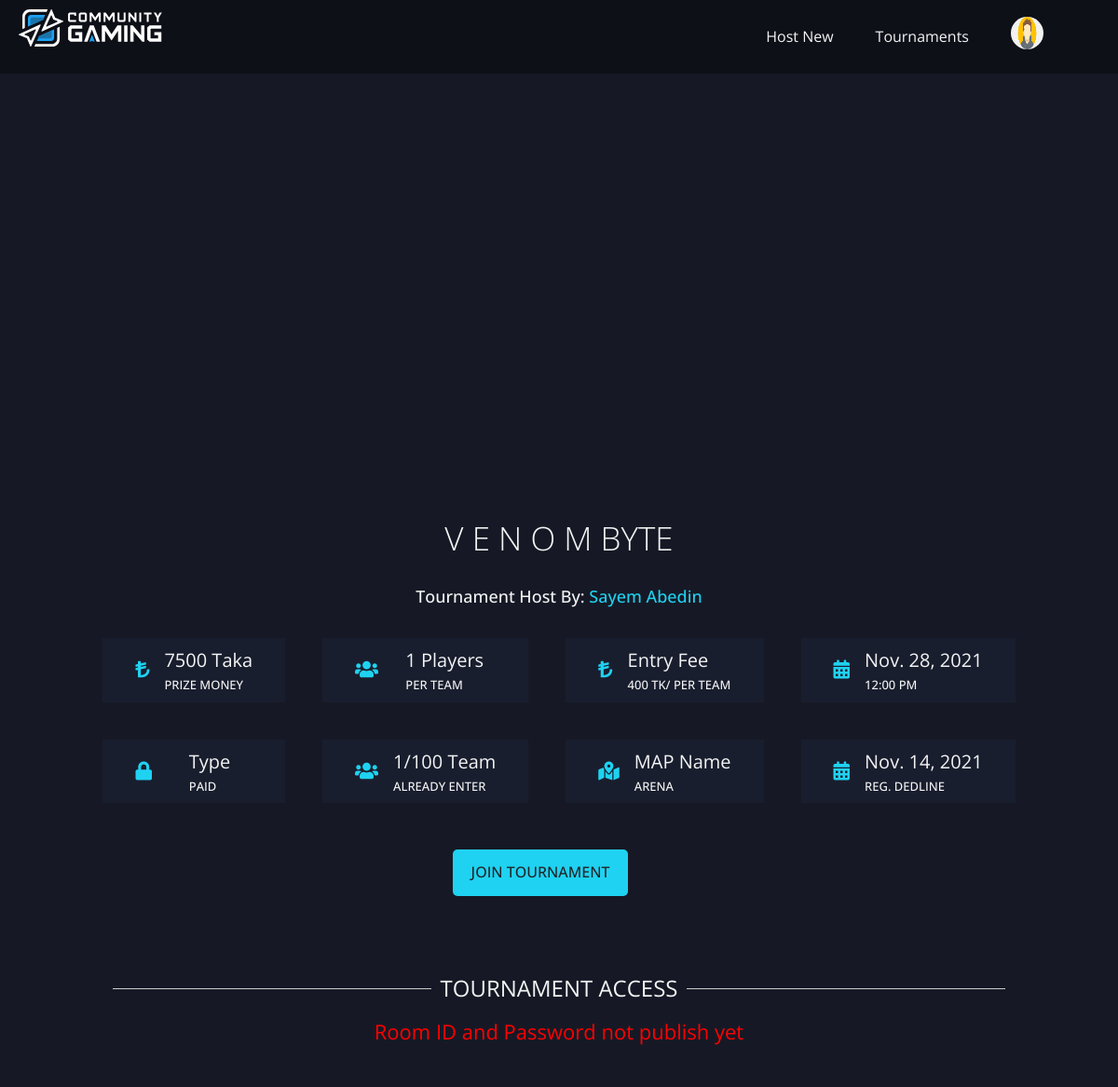
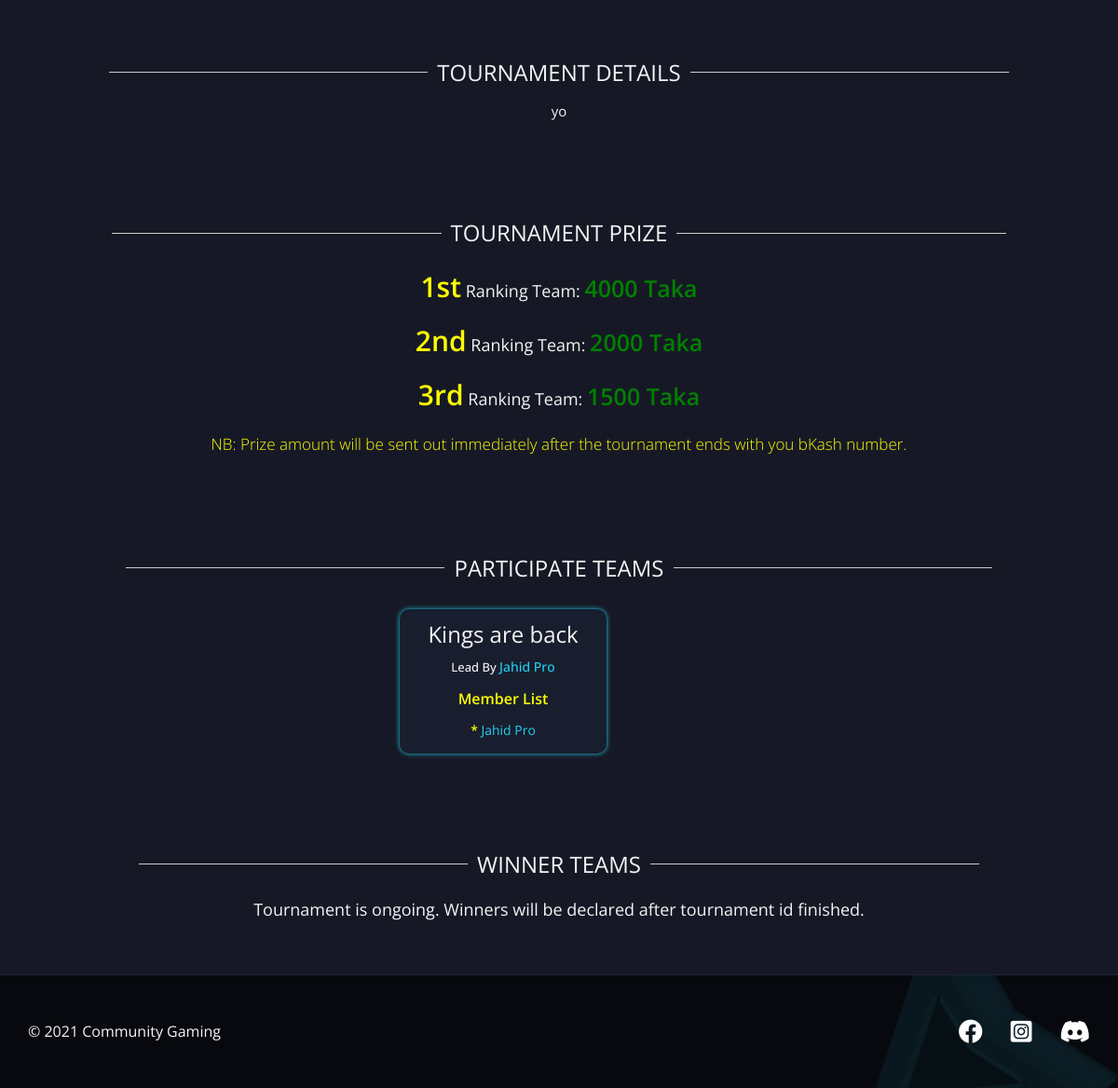
The app's page /tournament/20 (signed in) with its own data (2 pictures, top to bottom).
### tournaments/models.py (models this page shows, shortened)
class TournamentModel(models.Model):
    name = models.CharField(max_length=30)
    game_type = models.CharField(max_length=100)
    fee = models.IntegerField()
    first_prize = models.IntegerField()
    second_prize = models.IntegerField()
    third_prize = models.IntegerField()
    total_prize = models.IntegerField()
    last_reg_date = models.DateField()
    start_date = models.DateField()
    start_time = models.TimeField(default=default_time)
    tournament_image = models.ImageField(upload_to='tournament_image')
    creator = models.ForeignKey(User, on_delete=models.CASCADE, related_name='my_tournaments')  # many to one.
    required_rank = models.IntegerField()
    slots = models.IntegerField(default=25)
    team_type = models.CharField(max_length=3, default='4v4')
    description = models.CharField(max_length=500, default='This is match description')

class TeamsModel(models.Model):
    name = models.CharField(max_length=150, default='My Team')
    leader = models.ForeignKey(User,
                               on_delete=models.CASCADE,
                               related_name='leader')
    player1 = models.ForeignKey(User,
                                on_delete=models.CASCADE,
                                related_name='player1')
    player2 = models.ForeignKey(User,
                                on_delete=models.CASCADE,
                                related_name='player2')
    player3 = models.ForeignKey(User,
                                on_delete=models.CASCADE,
                                related_name='player3')
    tournament = models.ForeignKey(TournamentModel, on_delete=models.CASCADE, related_name='teams')
    bkash_payment_number = models.IntegerField()
    bkash_trxid = models.IntegerField()
    payment_ammount = models.FloatField()

### tournaments/views.py (the view, shortened to what this page needs)
# urls.py: path('<int:id>', SingleTournamentView.as_view(), name='single-tournament'),
class SingleTournamentView(View):
    def get(self, request, id):
        already_registered = False
        reg_time_passed = False
        room_form = RoomForm()
        winner_form = WinnerForm()
        tournament = TournamentModel.objects.get(id=id)
        teams = tournament.teams.all()
        if tournament.creator.id == request.user.id:
            is_creator = True
        else:
            is_creator = False
        for team in tournament.teams.all():
            if team.leader.id == request.user.id:
                already_registered = True
            if team.player1.id == request.user.id:
                already_registered = True
            if team.player2.id == request.user.id:
                already_registered = True
            if team.player3.id == request.user.id:
                already_registered = True
        if tournament.last_reg_date < date.today():
            reg_time_passed = True
        return render(request, 'tournaments/single-tournament.html', {
            'tournament': tournament,
            'prize': tournament.first_prize + tournament.second_prize + tournament.third_prize,
            'teams': teams,
            'per_team': tournament.team_type[0],
            'registered_team': teams.count(),
            'is_creator': is_creator,
            'already_registered': already_registered,
            'room_form': room_form,
            'winner_form': winner_form,
            'reg_time_passed': reg_time_passed
        })

### tournaments/templates/tournaments/single-tournament.html (shortened to what this page needs)
{% extends 'users_app/nav_bar.html' %}
{% load static %}
{% block css %}
    <link rel="stylesheet" href="{% static 'tournaments/css/single-tournament.css' %}"/>
{% endblock %}
{% block content %}
<section class="single-tournament">
    <div class="tournament-bg">
    </div>
</section>
<section class="tournament-details">
    <h2>{{ tournament.name }}</h2>
    <p>Tournament Host By: <span>{{ tournament.creator.get_full_name }}</span></p>
    <div class="info-card-container">
        <div class="info-card">
            <i class="fas fa-lira-sign"></i>
            <div class="info-details">
                <h5>{{ prize }} Taka</h5>
                <p>Prize Money</p>
            </div>
        </div>
        <div class="info-card">
            <i class="fas fa-users"></i>
            <div class="info-details">
                <h5>{{ per_team }} Players</h5>
                <p>Per Team</p>
            </div>
        </div>
        <div class="info-card">
            <i class="fas fa-lira-sign"></i>
            <div class="info-details">
                <h5>Entry Fee</h5>
                <p>{{ tournament.fee }} Tk/ Per Team</p>
            </div>
        </div>
        <div class="info-card">
            <i class="fas fa-calendar-alt"></i>
            <div class="info-details">
                <h5>{{ tournament.start_date }}</h5>
                <p>12:00 PM</p>
            </div>
        </div>
        <div class="info-card">
            <i class="fas fa-lock"></i>
            <div class="info-details">
                <h5>Type</h5>
                {% if tournament.fee %}
                    <p>Paid</p>
                {% else %}
                    <p>Free</p>
                {% endif %}
            </div>
        </div>
        <div class="info-card">
            <i class="fas fa-users"></i>
            <div class="info-details">
                <h5>{{ registered_team }}/{{ tournament.slots }} Team</h5>
                <p>Already Enter</p>
            </div>
        </div>
        <div class="info-card">
            <i class="fas fa-map-marked-alt"></i>
            <div class="info-details">
                <h5>MAP Name</h5>
                <p>Arena</p>
            </div>
        </div>
        <div class="info-card">
            <i class="fas fa-calendar-alt"></i>
            <div class="info-details">
                <h5>{{ tournament.last_reg_date }}</h5>
                <p>Reg. Dedline</p>
            </div>
        </div>
    </div>
    <div class="button-container">
        {% if is_creator %}
            <a href="{% url 'update-tournament' tournament.id %}" class="edit-btn">Edit Tournament</a>
        {% else %}
            {% if reg_time_passed %}
                {% if already_registered %}
                    <p style="color: greenyellow; font-size: 2vw">Already Registered</p>
                {% else %}
                    <p style="color: greenyellow; font-size: 2vw">Registration time ended</p>
                {% endif %}
            {% else %}
                {% if already_registered %}
                    <p style="color: greenyellow;font-size: 2vw">Already Registered</p>
                {% else %}
                    <a href="{% url 'join_tournament' tournament.id %}" class="join-btn">Join Tournament</a>
                {% endif %}
            {% endif %}
        {% endif %}
    </div>
</section>
<section class="tournament-credential">
    <div class="heading-container">
        <div class="line"></div>
        <h2>Tournament Access</h2>
        <div class="line"></div>
    </div>
    {% if tournament.matches.all %}
        {% for match in tournament.matches.all %}
            <p>ROOM ID: <span>{{ match.room_id }}</span></p>
            <p>PASSWORD: <span>{{ match.room_password }}</span></p>
        {% endfor %}
    {% else %}
        <div class="not-publish">
            Room ID and Password not publish yet
        </div>
    {% endif %}
</section>
<section class="tournament-description">
    <div class="heading-container">
        <div class="line"></div>
        <h2>Tournament Details</h2>
        <div class="line"></div>
    </div>
    <p class="paragraph">
        {{ tournament.description }}
    </p>
</section>
<section class="tournament-prize">
    <div class="heading-container">
        <div class="line"></div>
        <h2>Tournament Prize</h2>
        <div class="line"></div>
    </div>
    <div class="prize-container">
        <div class="prize">
            <p><span>1st</span> Ranking Team: <span>{{ tournament.first_prize }} Taka</span></p>
        </div>
        <div class="prize">
            <p><span>2nd</span> Ranking Team: <span>{{ tournament.second_prize }} Taka</span></p>
        </div>
        <div class="prize">
            <p><span>3rd</span> Ranking Team: <span>{{ tournament.third_prize }} Taka</span></p>
        </div>
    </div>
    <p class="note">
        NB: Prize amount will be sent out immediately after the tournament ends
        with you bKash number.
    </p>
</section>
<section class="tournament-teams">
    <div class="heading-container">
        <div class="line"></div>
        <h2>Participate Teams</h2>
        <div class="line"></div>
    </div>
    <div class="teams-list">
        {% for team in teams %}
            <div class="team-card">
                <h2>{{ team.name }}</h2>
                <h6>Lead By <span>{{ team.leader.get_full_name }}</span></h6>
                <p>Member List</p>
                <div class="team-members">
                    {% if tournament.team_type == '1v1' %}
                        <p><span>*</span> {{ team.leader.get_full_name }}</p>
                    {% elif tournament.team_type == '2v2' %}
                        <p><span>*</span> {{ team.player1.get_full_name }}</p>
                        <p><span>*</span> {{ team.leader.get_full_name }}</p>
                    {% else %}
                        <p><span>*</span> {{ team.player1.get_full_name }}</p>
                        <p><span>*</span> {{ team.player2.get_full_name }}</p>
                        <p><span>*</span> {{ team.player3.get_full_name }}</p>
                        <p><span>*</span> {{ team.leader.get_full_name }}</p>
                    {% endif %}
                </div>
            </div>
        {% endfor %}
    </div>
</section>
<section class="tournament-prize">
    <div class="heading-container">
        <div class="line"></div>
        <h2>Winner Teams</h2>
        <div class="line"></div>
    </div>
    {% if tournament.champions %}
        <div class="prize-container">
            <div class="prize">
                <p><span>1st</span> Winner Team: <span>{{ tournament.champions.first_team.name }}</span></p>
            </div>
            <div class="prize">
                <p><span>2nd</span> Winner Team: <span>{{ tournament.champions.second_team.name }}</span></p>
            </div>
            <div class="prize">
                <p><span>3rd</span> Winner Team: <span>{{ tournament.champions.third_team.name }}</span></p>
            </div>
        </div>
    {% else %}
        <div class="prize-container">
            {% if is_creator %}
                <form action="{% url 'single-tournament' tournament.id %}" method="post"
                      enctype="multipart/form-data">
                    {% csrf_token %}
                    {{ winner_form.first_team }}
                    {{ winner_form.first_team.errors }}
                    {{ winner_form.second_team }}
                    {{ winner_form.second_team.errors }}
                    {{ winner_form.third_team }}
                    {{ winner_form.third_team.errors }}
                    {{ winner_form.result_image }}
                    <button type="submit">Add Winners</button>
                </form>
            {% else %}
                <div class="prize">
                    <p>Tournament is ongoing. Winners will be declared after tournament id finished.</p>
                </div>
            {% endif %}
        </div>
    {% endif %}
</section>
{% endblock %}

### users_app/templates/users_app/nav_bar.html (shortened to what this page needs)
{% load static %}
<!DOCTYPE html>
<html lang="en">
  <head>
    <link
      rel="stylesheet"
      href="https://cdnjs.cloudflare.com/ajax/libs/font-awesome/5.15.3/css/all.min.css"
    />
    <link rel="stylesheet" href="{% static 'users_app/css/style.css' %}" />
    <link rel="stylesheet" href="{% static 'users_app/css/header.css' %}" />
    <link rel="stylesheet" href="{% static 'users_app/css/footer.css' %}" />
    {% block css %} {% endblock %} {% block title %} {% endblock %}
  </head>
  <body>
    <header class="header">
      <a href="/"
        ><img
          src="{% static 'users_app/images/logo.svg' %}"
          alt="Logo"
          class="header__logo"
      /></a>
      {% if request.user.is_authenticated %}
      <ul class="header__list">
        <li class="header__item">
          <a href="{% url 'create-tournament' %}">Host New</a>
        </li>
        <li class="header__item">
          <a href="{% url 'all-tournament' %}">Tournaments</a>
        </li>
        <li class="header__item">
          {% if request.user.user_info.profile_image %}
          <img
            src="{{ request.user.user_info.profile_image.url }}"
            alt="Profile"
            class="profile-img"
          />
          {% else %}
          <img
            src="{% static 'users_app/images/profile-avatar.png' %}"
            alt="Profile"
            class="profile-img"
          />
          {% endif %}
        </li>
        <li class="header__item">
        </li>
      </ul>
      {% endif %}
    </header>
    {% block content %} {% endblock %}
    <footer class="footer">
      <p>© 2021 Community Gaming</p>
      <div class="social-link">
        <a href="#">
          <i class="fab fa-facebook"></i>
        </a>
        <a href="#">
          <i class="fab fa-instagram-square"></i>
        </a>
        <a href="#">
          <i class="fab fa-discord"></i>
        </a>
      </div>
    </footer>
  </body>
</html>

### users_app/static/users_app/css/style.css (style rules this page uses)
:root { --color-primary: #161925; --color-primary-text: #f3f4f4; }
* { margin: 0; padding: 0; }
*, *::before, *::after { box-sizing: inherit; }
html { box-sizing: border-box; font-size: 62.5%; }
body { font-family: 'Open Sans', sans-serif; font-weight: 400; line-height: 1.6; color: var(--color-primary-text); background: var(--color-primary); font-size: 1.6rem; min-height: 100vh; }
ul { list-style: none; }
a { text-decoration: none; }

### users_app/static/users_app/css/header.css (style rules this page uses)
.header { display: flex; justify-content: space-between; padding: 1rem 2rem; min-height: 6rem; background-color: #0e1018; position: fixed; width: 100%; z-index: 999; }
.header .header__logo { max-height: 4rem; }
.header .header__list { font-size: 1.6rem; display: grid; grid-template-columns: repeat(4, auto); gap: 15px; align-items: center; }
.header .header__item { padding: 0.8rem 1.5rem; transition: 0.3s ease-in; }
.header .header__item .profile-img { width: 35px; height: 35px; border-radius: 50%; cursor: pointer; margin-right: 0; }
.header .header__item a { color: var(--color-primary-text); }

### users_app/static/users_app/css/footer.css (style rules this page uses)
.footer { display: flex; justify-content: space-between; align-items: center; padding: 4rem 3rem; background-color: #08090e; background-image: url('../images/footer-bg-arrows.png'); background-repeat: no-repeat; background-position: 100% 0; border-top: 1px solid #20243a; }
.footer .social-link { display: grid; grid-template-columns: repeat(3, auto); gap: 3rem; font-size: 2.6rem; }
.footer .social-link a { color: #fff; transition: 0.2s ease; }

### records on screen
TournamentModel: name "V E N O M BYTE", creator.get_full_name "Sayem Abedin", fee "400", start_date "Nov. 28, 2021", slots "100", last_reg_date "Nov. 14, 2021", description "yo", first_prize "4000", second_prize "2000", third_prize "1500"
TeamsModel: name "Kings are back", leader.get_full_name "Jahid Pro"

### other values on screen
{{ prize }} "7500"
{{ per_team }} "1"
{{ registered_team }} "1"
